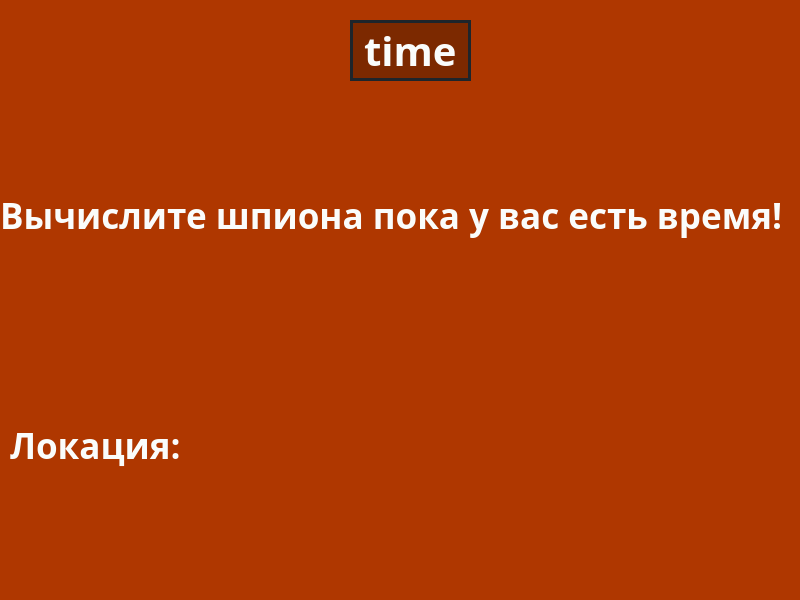
<?xml version="1.0" encoding="UTF-8"?>
<ui version="4.0">
 <class>game</class>
 <widget class="QMainWindow" name="game">
  <property name="geometry">
   <rect>
    <x>0</x>
    <y>0</y>
    <width>800</width>
    <height>600</height>
   </rect>
  </property>
  <property name="windowTitle">
   <string>MainWindow</string>
  </property>
  <property name="styleSheet">
   <string notr="true">background-color: rgb(175, 55, 0);</string>
  </property>
  <widget class="QWidget" name="centralwidget">
   <widget class="QLabel" name="labelTimer">
    <property name="geometry">
     <rect>
      <x>350</x>
      <y>20</y>
      <width>121</width>
      <height>61</height>
     </rect>
    </property>
    <property name="font">
     <font>
      <family>Montserrat Alternates</family>
      <pointsize>30</pointsize>
      <weight>75</weight>
      <bold>true</bold>
     </font>
    </property>
    <property name="styleSheet">
     <string notr="true">border: 3px solid;
border-color: rgb(30, 37, 43);
color: rgb(250, 252, 251);
background-color: rgb(124, 41, 0);</string>
    </property>
    <property name="text">
     <string>time</string>
    </property>
   </widget>
   <widget class="QLabel" name="labelAddition">
    <property name="geometry">
     <rect>
      <x>0</x>
      <y>90</y>
      <width>801</width>
      <height>251</height>
     </rect>
    </property>
    <property name="font">
     <font>
      <family>Montserrat Alternates</family>
      <pointsize>26</pointsize>
      <weight>75</weight>
      <bold>true</bold>
     </font>
    </property>
    <property name="styleSheet">
     <string notr="true">color: rgb(250, 252, 251);
</string>
    </property>
    <property name="text">
     <string>Вычислите шпиона пока у вас есть время!</string>
    </property>
   </widget>
   <widget class="QLabel" name="labelAddition_2">
    <property name="geometry">
     <rect>
      <x>10</x>
      <y>350</y>
      <width>781</width>
      <height>191</height>
     </rect>
    </property>
    <property name="font">
     <font>
      <family>Montserrat Alternates</family>
      <pointsize>26</pointsize>
      <weight>75</weight>
      <bold>true</bold>
     </font>
    </property>
    <property name="styleSheet">
     <string notr="true">color: rgb(250, 252, 251);
</string>
    </property>
    <property name="text">
     <string>Локация:</string>
    </property>
   </widget>
  </widget>
 </widget>
 <resources/>
 <connections/>
</ui>
